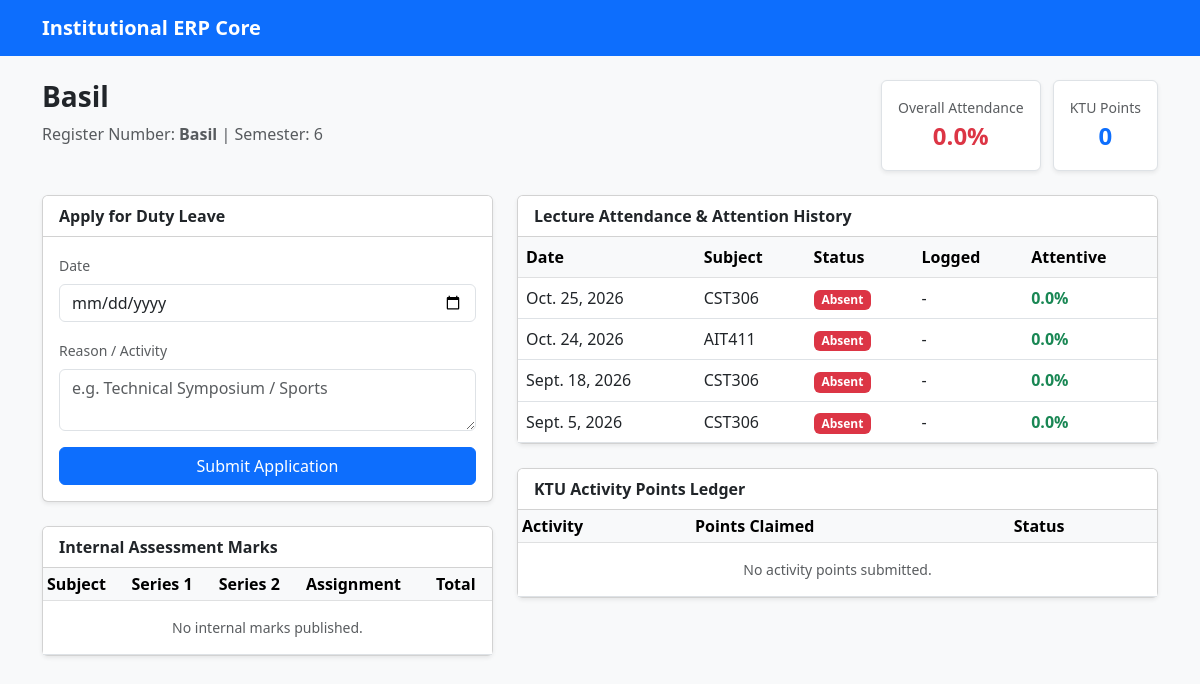
The app's page /dashboard/student/16/ with its own data.
### academic_portal/models.py (models this page shows, shortened)
class Student(models.Model):
    user_profile = models.OneToOneField(UserProfile, on_delete=models.CASCADE, null=True, blank=True)
    register_number = models.CharField(max_length=30, unique=True)  # e.g. GIK23AIM006
    full_name = models.CharField(max_length=100)
    semester = models.IntegerField(default=6)
    face_label = models.CharField(max_length=100, unique=True)      # Folder name used in Train.py
    ktu_activity_points = models.IntegerField(default=0)            # KTU Activity Points ledger

class AttendanceRecord(models.Model):
    STATUS_CHOICES = (
        ('Present', 'Present'),
        ('Absent', 'Absent'),
        ('Duty Leave', 'Duty Leave'),
    )
    session = models.ForeignKey(LectureSession, on_delete=models.CASCADE, related_name='attendance_logs')
    student = models.ForeignKey(Student, on_delete=models.CASCADE, related_name='attendance_records')
    status = models.CharField(max_length=20, choices=STATUS_CHOICES, default='Absent')
    time_logged = models.CharField(max_length=20, default='-')
    liveness_verified = models.BooleanField(default=False)
    attentive_rate = models.FloatField(default=0.0)
    neutral_rate = models.FloatField(default=0.0)
    non_attentive_rate = models.FloatField(default=0.0)
    class Meta:
        unique_together = ('session', 'student')

class LectureSession(models.Model):
    subject_code = models.CharField(max_length=20)                  # e.g. CST306
    subject_name = models.CharField(max_length=100)
    faculty = models.ForeignKey(User, on_delete=models.SET_NULL, null=True)
    session_date = models.DateField(auto_now_add=True)
    start_time = models.TimeField(auto_now_add=True)

### academic_portal/views.py (the view)
# urls.py: path('dashboard/student/<int:student_id>/', student_dashboard, name='student_dashboard'),
def student_dashboard(request, student_id):
    student = get_object_or_404(Student, id=student_id)
    records = AttendanceRecord.objects.filter(student=student).select_related('session').order_by('-session__session_date')
    internals = InternalAssessment.objects.filter(student=student)
    activities = ActivityPointLog.objects.filter(student=student)
    total_sessions = records.count()
    present_sessions = records.filter(status__in=['Present', 'Duty Leave']).count()
    attendance_pct = round((present_sessions / total_sessions * 100), 1) if total_sessions > 0 else 0.0
    return render(request, 'academic_portal/student_dashboard.html', {
        'student': student,
        'attendance_records': records,
        'internals': internals,
        'activities': activities,
        'attendance_pct': attendance_pct,
    })

### academic_portal/templates/academic_portal/student_dashboard.html (shortened to what this page needs)
{% extends 'academic_portal/base.html' %}
{% block content %}
<div class="row mb-4">
    <div class="col-md-8">
        <h3 class="fw-bold">{{ student.full_name }}</h3>
        <p class="text-muted">Register Number: <strong>{{ student.register_number }}</strong> | Semester: {{ student.semester }}</p>
    </div>
    <div class="col-md-4 text-end">
        <div class="p-3 bg-white shadow-sm rounded border d-inline-block text-center">
            <span class="d-block text-muted small">Overall Attendance</span>
            <span class="fs-4 fw-bold {% if attendance_pct >= 75 %}text-success{% else %}text-danger{% endif %}">
                {{ attendance_pct }}%
            </span>
        </div>
        <div class="p-3 bg-white shadow-sm rounded border d-inline-block text-center ms-2">
            <span class="d-block text-muted small">KTU Points</span>
            <span class="fs-4 fw-bold text-primary">{{ student.ktu_activity_points }}</span>
        </div>
    </div>
</div>
<div class="row">
    <div class="col-md-5">
        <div class="card shadow-sm mb-4">
            <div class="card-header bg-white fw-bold">Apply for Duty Leave</div>
            <div class="card-body">
                <form method="POST" action="{% url 'apply_duty_leave' student.id %}">
                    <div class="mb-3">
                        <label class="form-label small text-muted">Date</label>
                        <input type="date" name="leave_date" class="form-control" required>
                    </div>
                    <div class="mb-3">
                        <label class="form-label small text-muted">Reason / Activity</label>
                        <textarea name="reason" rows="2" class="form-control" placeholder="e.g. Technical Symposium / Sports" required></textarea>
                    </div>
                    <button type="submit" class="btn btn-primary w-100">Submit Application</button>
                </form>
            </div>
        </div>
        <div class="card shadow-sm mb-4">
            <div class="card-header bg-white fw-bold">Internal Assessment Marks</div>
            <div class="card-body p-0">
                <table class="table table-sm mb-0">
                    <thead class="table-light">
                    <tr>
                        <th>Subject</th>
                        <th>Series 1</th>
                        <th>Series 2</th>
                        <th>Assignment</th>
                        <th>Total</th>
                    </tr>
                    </thead>
                    <tbody>
                    {% for mark in internals %}
                    <tr>
                        <td>{{ mark.subject_code }}</td>
                        <td>{{ mark.series_1_marks }}</td>
                        <td>{{ mark.series_2_marks }}</td>
                        <td>{{ mark.assignment_marks }}</td>
                        <td class="fw-bold">{{ mark.total_internal }}</td>
                    </tr>
                    {% empty %}
                    <tr><td colspan="5" class="text-center py-3 text-muted small">No internal marks published.</td></tr>
                    {% endfor %}
                    </tbody>
                </table>
            </div>
        </div>
    </div>
    <div class="col-md-7">
        <div class="card shadow-sm mb-4">
            <div class="card-header bg-white fw-bold">Lecture Attendance & Attention History</div>
            <div class="card-body p-0">
                <table class="table table-hover align-middle mb-0">
                    <thead class="table-light">
                    <tr>
                        <th>Date</th>
                        <th>Subject</th>
                        <th>Status</th>
                        <th>Logged</th>
                        <th>Attentive</th>
                    </tr>
                    </thead>
                    <tbody>
                    {% for record in attendance_records %}
                    <tr>
                        <td>{{ record.session.session_date }}</td>
                        <td>{{ record.session.subject_code }}</td>
                        <td>
                                <span class="badge {% if record.status == 'Present' %}bg-success{% elif record.status == 'Duty Leave' %}bg-warning{% else %}bg-danger{% endif %}">
                                    {{ record.status }}
                                </span>
                        </td>
                        <td>{{ record.time_logged }}</td>
                        <td><span class="text-success fw-bold">{{ record.attentive_rate }}%</span></td>
                    </tr>
                    {% empty %}
                    <tr><td colspan="5" class="text-center py-3 text-muted">No attendance logged yet.</td></tr>
                    {% endfor %}
                    </tbody>
                </table>
            </div>
        </div>
        <div class="card shadow-sm">
            <div class="card-header bg-white fw-bold">KTU Activity Points Ledger</div>
            <div class="card-body p-0">
                <table class="table table-sm mb-0">
                    <thead class="table-light">
                    <tr>
                        <th>Activity</th>
                        <th>Points Claimed</th>
                        <th>Status</th>
                    </tr>
                    </thead>
                    <tbody>
                    {% for act in activities %}
                    <tr>
                        <td>{{ act.activity_name }}</td>
                        <td>{{ act.points_claimed }}</td>
                        <td>
                            {% if act.verified %}
                            <span class="badge bg-success">Verified</span>
                            {% else %}
                            <span class="badge bg-secondary">Pending Audit</span>
                            {% endif %}
                        </td>
                    </tr>
                    {% empty %}
                    <tr><td colspan="3" class="text-center py-3 text-muted small">No activity points submitted.</td></tr>
                    {% endfor %}
                    </tbody>
                </table>
            </div>
        </div>
    </div>
</div>
{% endblock %}

### records on screen
Student: full_name "Basil", register_number "Basil", semester "6", ktu_activity_points "0"
AttendanceRecord: session.session_date "Oct. 25, 2026", session.subject_code "CST306", status "Absent", time_logged "-", attentive_rate "0.0"
AttendanceRecord: session.session_date "Oct. 24, 2026", session.subject_code "AIT411", status "Absent", time_logged "-", attentive_rate "0.0"
AttendanceRecord: session.session_date "Sept. 18, 2026", session.subject_code "CST306", status "Absent", time_logged "-", attentive_rate "0.0"
AttendanceRecord: session.session_date "Sept. 5, 2026", session.subject_code "CST306", status "Absent", time_logged "-", attentive_rate "0.0"

### other values on screen
{{ attendance_pct }} "0.0"
